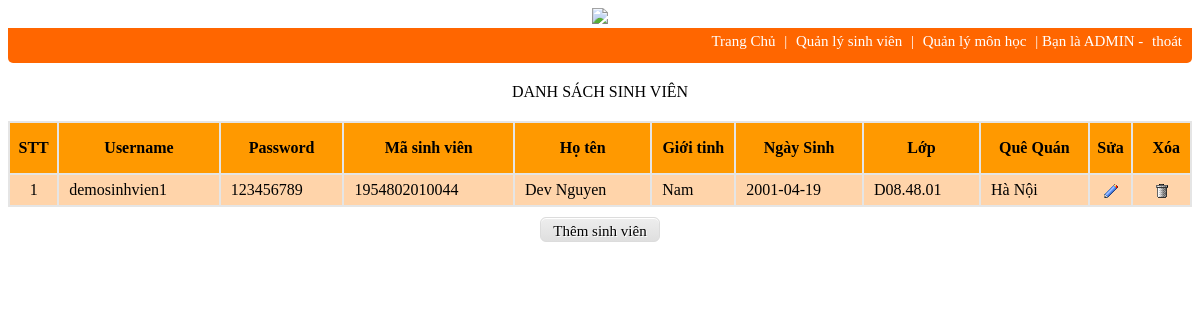
Page /view/quanlysinhvien.php on the committed database.
### tables this page shows
CREATE TABLE `sinhvien` (
  `masinhvien` varchar(50) NOT NULL,
  `username` varchar(50) NOT NULL,
  `password` varchar(50) NOT NULL,
  `hoten` varchar(50) NOT NULL,
  `ngaysinh` date NOT NULL,
  `gioitinh` varchar(50) NOT NULL,
  `lop` varchar(50) NOT NULL,
  `quequan` varchar(50) DEFAULT NULL,
  `avatar` varchar(1000) NOT NULL
);

### model/sinhvien_list.php (called while the page is built)
<?php
	include_once("../publish/connect.php");
	$sql="SELECT * FROM sinhvien";
	$kq=mysqli_query($conn,$sql);
?>

### view/quanlysinhvien.php (the view, shortened to what this page needs)
<!DOCTYPE html>
<html>
<head>
</head>
<body>
  <div align="center">
    <a href="">
      <img width="100px" src="https://image.exam24h.com/public/exam24h-wiki/attribute/90211c9cca2c6ee1525ba51ba9f86b60.PNG">
    </a>
  </div>
  <div id="menu">
    <a href="../trangchu2.php">Trang Chủ</a>
    |
    <a href="quanlysinhvien.php">Quản lý sinh viên</a>
    |
    <a href="quanlymonhoc.php">Quản lý môn học</a>
    |
    Bạn là ADMIN -
    <a href="../login.php">thoát</a>
  </div>
  <div align="center" style="font-weight: 20px; margin: 20px">DANH SÁCH SINH VIÊN</div>
  <div>
    <table align="center" width="100%" style="vertical-align: middle; border: 1px;border-color:#e5e5e5;  background: #e5e5e5;">
      <tbody>
        <tr style="height: 50px; text-align: center; vertical-align:middle; background: #FF9900;">
          <td><b>STT</b></td>
          <td><b>Username</b></td>
          <td><b>Password</b></td>
          <td><b>Mã sinh viên</b></td>
          <td><b>Họ tên</b></td>
          <td width="80px"><b>Giới tinh</b></td>
          <td><b>Ngày Sinh</b></td>
          <td><b>Lớp</b></td>
          <td><b>Quê Quán</b></td>
          <td><b>Sửa</b></td>
          <td class='td'><b>Xóa</b></td>
        </tr>
        <?php
        include_once("../model/sinhvien_list.php");
        $id = 0;
        if (mysqli_num_rows($kq) > 0) {
          while ($row = mysqli_fetch_array($kq)) {
            $msv = $row['masinhvien'];
            $id += 1;
            echo "<tr style='background: #ffd4aa; height: 30px; vertical-align: middle;'>";
            echo "<td style='text-align:center;'>" . $id . "</td>";
            echo "<td class='td'>" . $row['username'] . "</td>";
            echo "<td class='td'>" . $row['password'] . "</td>";
            echo "<td class='td'>" . $row['masinhvien'] . "</td>";
            echo "<td class='td'>" . $row['hoten'] . "</td>";
            echo "<td class='td'>" . $row['gioitinh'] . "</td>";
            echo "<td class='td'>" . $row['ngaysinh'] . "</td>";
            echo "<td class='td'>" . $row['lop'] . "</td>";
            echo "<td class='td'>" . $row['quequan'] . "</td>";
            echo "<td align='center' ><a href='../Controller/sinhvien.php?masinhvien=" . $msv . "'><img align='center' src='../img/edit.gif'></a></td>";
            echo "<td align='center'><a href='../Controller/sinhviendelete.php?masinhvien=" . $msv . "'><img align='center' src='../img/delete.gif'></a></td>";
            echo "</tr>";
          }
        }
        ?>
      </tbody>
    </table>
  </div>
  <div align="center">
    <form method="POST" action="../register.php" style="margin: 10px"><input class="button" type="submit" name="" value="Thêm sinh viên"></form>
  </div>
</body>
</html>

### view/quanlysinhvien.php (style rules this page uses)
.td { padding-left: 10px; }
#menu { font-size: 15px; color: white; padding: 5px 5px 0 5px; background-color: #FF6600; height: 30px; top: 89px; right: 0px; text-align: right; border-bottom-left-radius: 5px; border-bottom-right-radius: 5px; }
#menu a { color: white; padding: 5px; text-decoration: none; text-align: center; right: 5px; }
.button { -moz-box-shadow: inset 0px 1px 0px 0px #ffffff; -webkit-box-shadow: inset 0px 1px 0px 0px #ffffff; box-shadow: inset 0px 1px 0px 0px #ffffff; background: -webkit-gradient(linear, left top, left bottom, color-stop(0.05, #ededed), color-stop(1, #dfdfdf)); background: -moz-linear-gradient(center top, #ededed 5%, #dfdfdf 100%); filter: progid:DXImageTransform.Microsoft.gradient(startColorstr='#ededed', endColorstr='#dfdfdf'); background-color: #ededed; -webkit-border-top-left-radius: 6px; -moz-border-radius-topleft: 6px; border-top-left-radius: 6px; -webkit-border-top-right-radius: 6px; -moz-border-radius-topright: 6px; border-top-right-radius: 6px; -webkit-border-bottom-right-radius: 6px; -moz-border-radius-bottomright: 6px; border-bottom-right-radius: 6px; -webkit-border-bottom-left-radius: 6px; -moz-border-radius-bottomleft: 6px; border-bottom-left-radius: 6px; text-indent: 0; border: 1px solid #dcdcdc; display: inline-block; color: #777777; font-family: Times New Roman; font-size: 15px; font-weight: normal; font-style: normal; height: 25px; line-height: 25px; width: 120px; text-decoration: none; text-align: center; text-shadow: 1px 1px 0px #ffffff; color: black; }

### rows in the picture
sinhvien: username "demosinhvien1", password "123456789", masinhvien "1954802010044", hoten "Dev Nguyen", gioitinh "Nam", ngaysinh "2001-04-19", lop "D08.48.01", quequan "Hà Nội"
